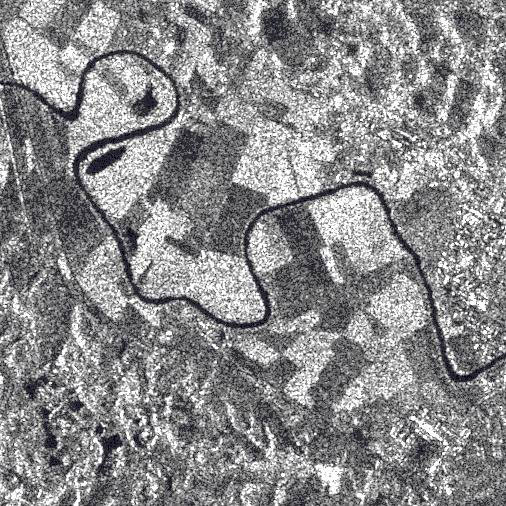
#> input picture noisy/speckle/1.jpeg, 506 x 506 px; its folder holds only this picture in this run
$ python speckle_removal.py 3
#> lines starting #> are read from the running program, lines starting #| are printed output that depends on the picture
import cv2
import matplotlib.pyplot as plt
import numpy as np
import os
import argparse

def crimmins_speckle_removal(image):
    new_image = image.copy()
    se = cv2.getStructuringElement(cv2.MORPH_RECT, (3, 3))

    for _ in range(4):
        eroded = cv2.erode(new_image, se)
        temp = np.maximum(eroded, new_image + 1)
        new_image = np.where(new_image > temp, new_image - 1, new_image)

    for _ in range(4):
        dilated = cv2.dilate(new_image, se)
        temp = np.minimum(dilated, new_image - 1)
        new_image = np.where(new_image < temp, new_image + 1, new_image)

    return new_image

def process_and_display_image(image_path):
#> called with image_path = 'noisy/speckle/1.jpeg'
    image = cv2.imread(image_path, 0)
#> image: shape (506, 506); min 0, max 255, mean 137.8
    if image is None:
        print(f"Could not read image: {image_path}")
        return

    crimmins_filtered_image = crimmins_speckle_removal(image)
#> the loop in crimmins_speckle_removal, `for _ in range(4):` made 4 passes
#> pass 1, in crimmins_speckle_removal, `eroded = cv2.erode(new_image, se)`:
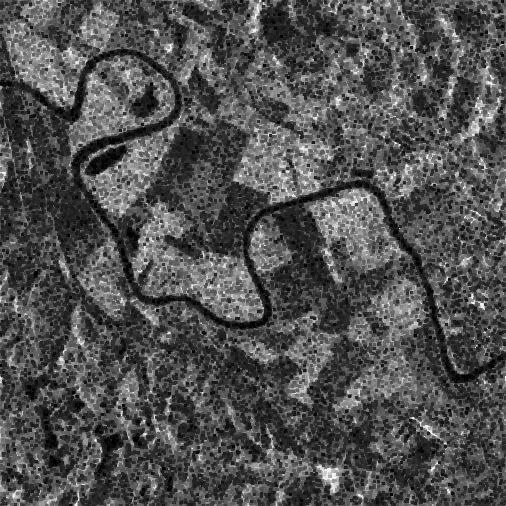
#> eroded: shape (506, 506); min 0, max 251, mean 80.7
#> pass 1, in crimmins_speckle_removal, `temp = np.maximum(eroded, new_image + 1)`:
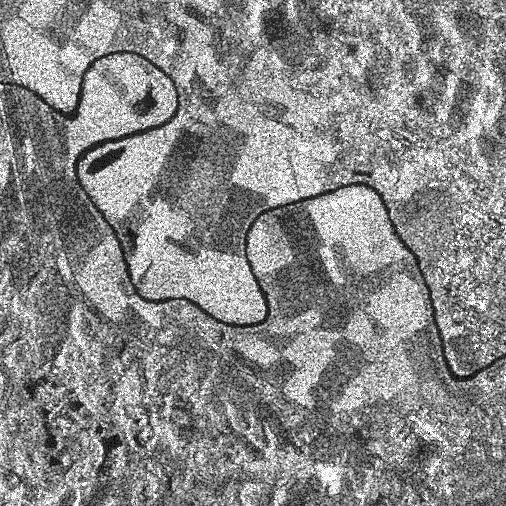
#> temp: shape (506, 506); min 1, max 255, mean 136
#> the loop in crimmins_speckle_removal, `for _ in range(4):` made 4 passes
#> pass 1, in crimmins_speckle_removal, `dilated = cv2.dilate(new_image, se)`:
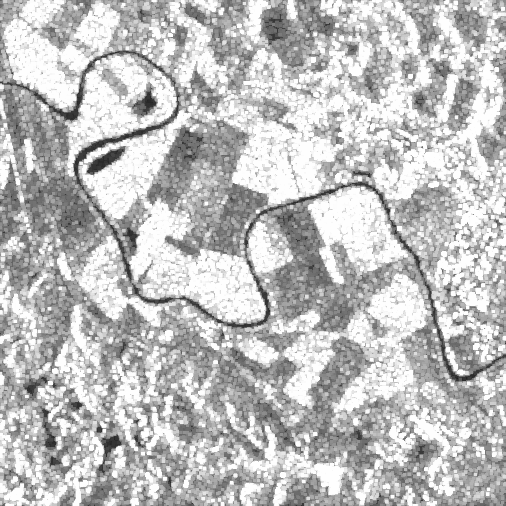
#> dilated: shape (506, 506); min 29, max 254, mean 190.2

    plt.figure(figsize=(12, 6))
    plt.subplot(1, 2, 1)
    plt.imshow(image, cmap='gray')
    plt.title('Original Image')
    plt.axis('off')

    plt.subplot(1, 2, 2)
    plt.imshow(crimmins_filtered_image, cmap='gray')
    plt.title('Crimmins Filtered')
    plt.axis('off')
    plt.show()
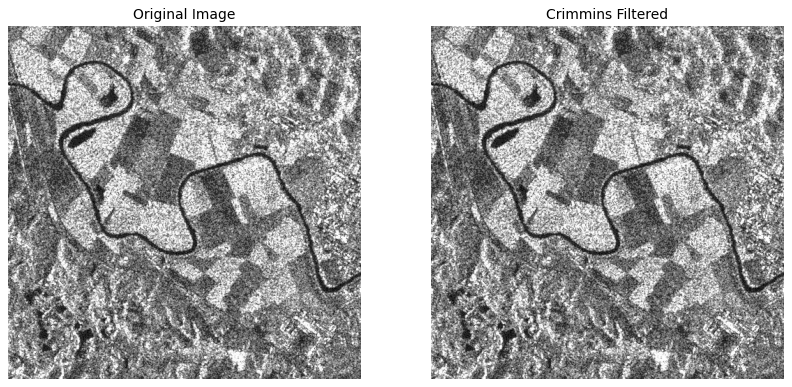
#> figure drawn by matplotlib, 2 panels

image_folder_path = 'noisy/speckle/'
image_files = [f for f in os.listdir(image_folder_path) if os.path.isfile(os.path.join(image_folder_path, f))]
parser = argparse.ArgumentParser()
parser.add_argument('number_of_images', type=int, help='Number of images to process')
args = parser.parse_args()
number_of_images = args.number_of_images

for image_name in sorted(image_files)[:number_of_images+1]:
    image_path = os.path.join(image_folder_path, image_name)
    process_and_display_image(image_path)

$ run again, on noisy/speckle/5.png
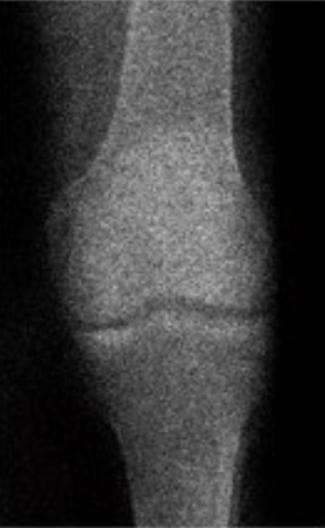
#> input picture noisy/speckle/5.png, 325 x 528 px
#> in process_and_display_image, `plt.show()`:
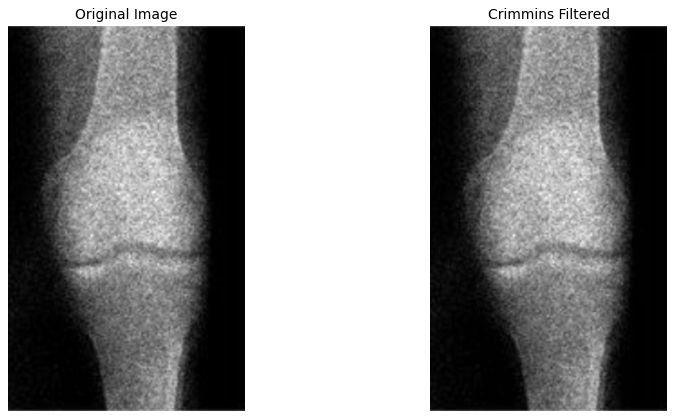
#> figure drawn by matplotlib, 2 panels

$ run again, on noisy/speckle/2.jpeg
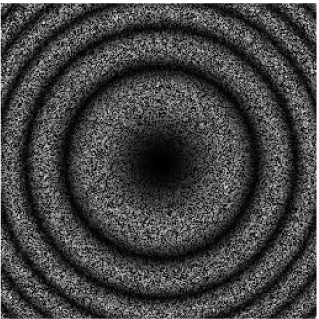
#> input picture noisy/speckle/2.jpeg, 319 x 319 px
#> in process_and_display_image, image is the input picture: shape (319, 319); min 0, max 255, mean 68.5
#> the loop in crimmins_speckle_removal, `for _ in range(4):` made 4 passes
#> pass 1, in crimmins_speckle_removal, `dilated = cv2.dilate(new_image, se)`:
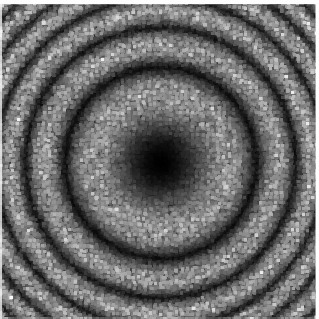
#> dilated: shape (319, 319); min 0, max 254, mean 106.5
#> in process_and_display_image, `plt.show()`:
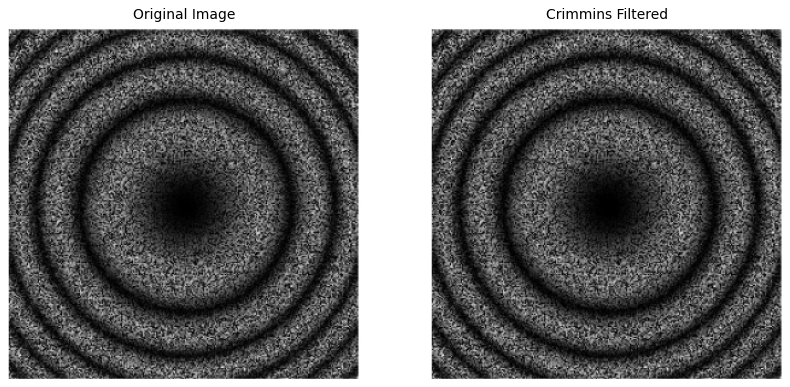
#> figure drawn by matplotlib, 2 panels

$ run again, on noisy/speckle/3.png
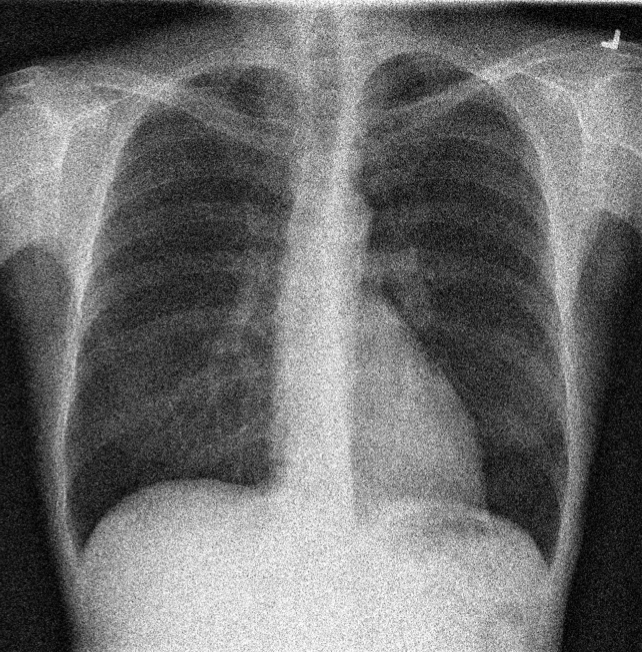
#> input picture noisy/speckle/3.png, 642 x 652 px
#> in process_and_display_image, image is the input picture: shape (652, 642); min 0, max 255, mean 108.6
#> the loop in crimmins_speckle_removal, `for _ in range(4):` made 4 passes
#> pass 1, in crimmins_speckle_removal, `dilated = cv2.dilate(new_image, se)`:
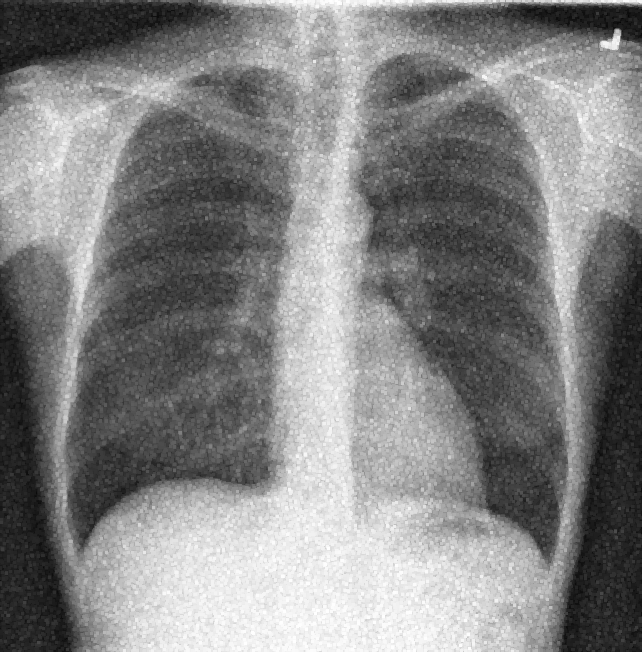
#> dilated: shape (652, 642); min 6, max 254, mean 130.9
#> in process_and_display_image, `plt.show()`:
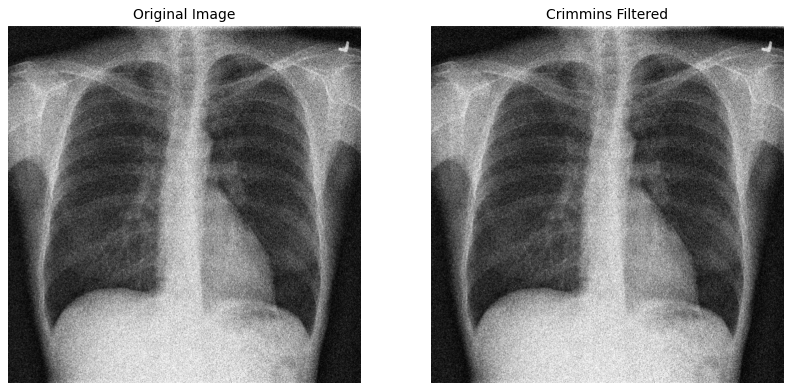
#> figure drawn by matplotlib, 2 panels
